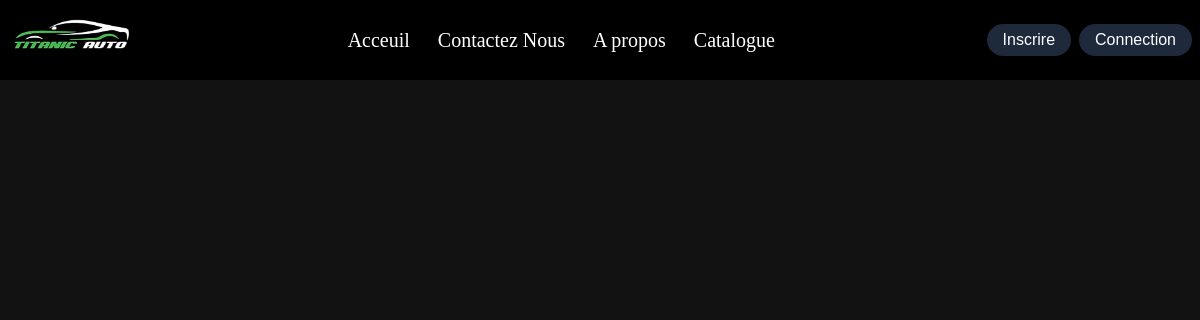
The page /php/Catalogue.php on the database as committed earlier.
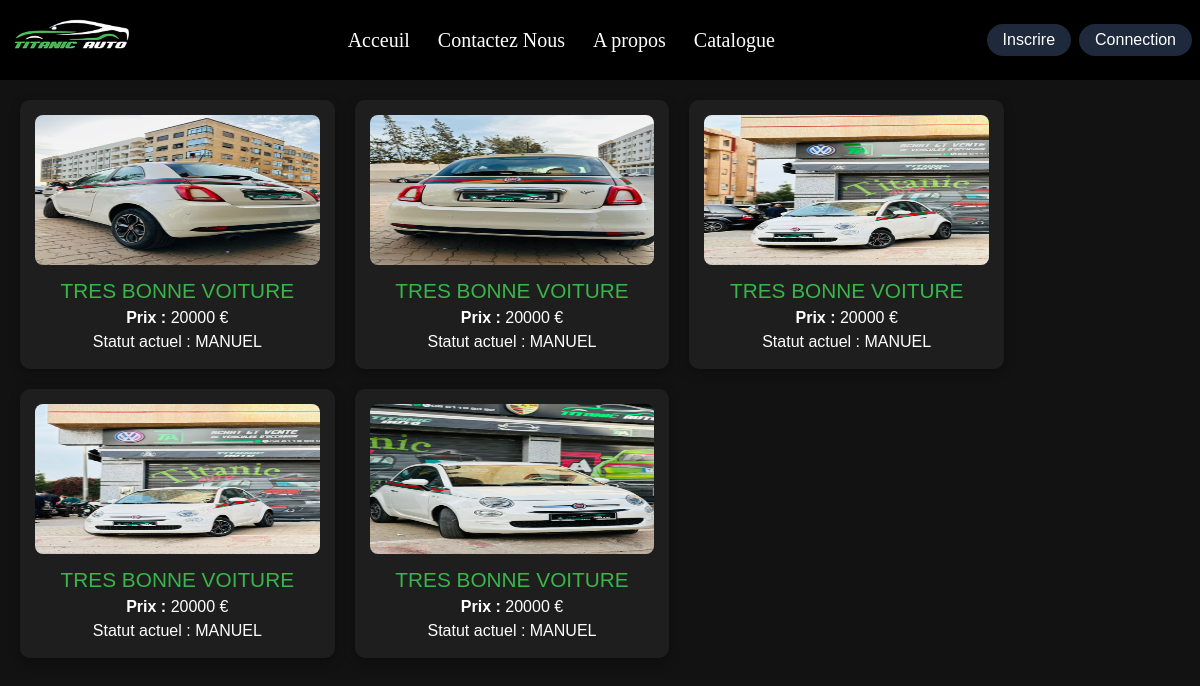
The same page on the database as committed later.
### tables this page shows
CREATE TABLE cars(
    id_cars int AUTO_INCREMENT PRIMARY KEY,
    marque varchar(50),
    model varchar(50),
    annee int(3),
    vin varchar(50) UNIQUE,
    prix int(3),
    type_moteur varchar(50),
    transmission varchar(50),
    couleur varchar(50),
    kilometre int(3),
    nom_proprietaire varchar(50),
    numero_plaque varchar(50),
    etat_region varchar(50),
    statut_actuel varchar(50),
    Commentaires_Notes varchar(50),
    photo varchar(50));

### php/Catalogue.php (the view, shortened to what this page needs)
<?php
include "nav.php";
?>
<?php
include "connect.php";
$query = "SELECT * from cars";
$result = mysqli_query($con, $query);
$cars = mysqli_fetch_all($result, MYSQLI_ASSOC);
?>
<!DOCTYPE html>
<html lang="fr">
<head>
    <link rel="stylesheet" href="../css/Cataloguee.css">
</head>
<body>
    <div class="container">
        <div class="car-list">
            <?php foreach ($cars as $car): ?>
                <div class="car-item">
                    <a href="viewdetailcar.php?id=<?= $car["id_cars"] ?>" style="text-decoration:none;color:white">
                        <img class="car-image" src="<?= $car['photo'] ?>" alt="image.jpg">
                        <h2>
                            <div class="info">
                                <p><?= $car['Commentaires_Notes'] ?></p>
                            </div>
                        </h2>
                        <p><strong>Prix :</strong> <?php echo htmlspecialchars($car['prix']); ?> €</p>
                        <h3>
                            <div class="info">
                                <p>Statut actuel : <?= $car['statut_actuel'] ?></p>
                            </div>
                        </h3>
                    </a>
                </div>
            <?php endforeach; ?>
        </div>
    </div>
</body>
</html>

### php/nav.php (shortened to what this page needs)
<script src="https://cdn.tailwindcss.com"></script>
<link rel="stylesheet" href="../css/nav.css">
<div class="nav sm:w-full w-full p-2 bg-black text-white flex fixed justify-between items-center top-0 z-10">
    <a href="home.php"><img src="../image/logo.jpg" alt="logo" class="w-32 rounded-3xl h-16"></a>
    <ul class="hidden md:flex gap-7 about text-xl">
        <li><a href="home.php" >Acceuil</a></li>
        <li><a href="home.php#Contact" >Contactez Nous</a></li>
        <li><a href="about.php" >A propos</a></li>
        <li><a href="Catalogue.php">Catalogue</a></li>
    </ul>
    <div class="hidden md:flex items-center space-x-2">
        <button class="bg-slate-800 text-white rounded-full px-4 py-1 hover:bg-slate-700">
            <?php
                if(empty($_SESSION['id_client'])){
                    echo "<a href='sign-up.php'>Inscrire</a>";
                }else{
                    echo "<a href='profil.php'>mon profile</a>";
                }
            ?>
        </button>
        <button class="bg-slate-800 text-white rounded-full px-4 py-1 hover:bg-slate-700">
        <?php
                if(empty($_SESSION['id_client'])){
                    echo "<a href='login.php'>Connection</a>";
                }else{
                    echo "<a href='logout.php'>Déconnection</a>";
                }
            ?>
        </button>
    </div>
</div>

### css/nav.css (style rules this page uses)
.about a { font-family: "sour gummy"; }
ul li a { height: 100%; text-decoration: none; display: flex; align-items: center; color: bla; }

### css/Cataloguee.css (style rules this page uses)
* { margin: 0; padding: 0; box-sizing: border-box; }
body { font-family: Arial, sans-serif; background-color: #121212; color: #fff; width: 100%; height: 100vh; }
.container { width: 100%; height: 100%; margin-top: 5em; text-align: center; }
.car-list { display: grid; grid-template-columns: 1fr 1fr 1fr 1fr; gap: 20px; padding: 20px; width: 100%; }
.car-item { background-color: #1e1e1e; border-radius: 10px; padding: 20px; transition: scale 1s ease; box-shadow: 0 4px 12px rgba(0, 0, 0, 0.3); width: auto; user-select: none; }
.car-image { width: 400px; height: 200px; border-radius: 8px; }
h2 { font-size: 1.5rem; color: #39b54a; margin-top: 10px; }
@media screen and (max-width: 1200px) { .car-list { grid-template-columns: 1fr 1fr 1fr; } }
@media screen and (max-width: 1200px) { .car-item { padding: 15px; } }
@media screen and (max-width: 1200px) { .car-image { width: 500px; height: 150px; } }
@media screen and (max-width: 1200px) { h2 { font-size: 1.3rem; } }

Rows that differ between the two databases and show on the page:
added cars: photo (picture), Commentaires_Notes "TRES BONNE VOITURE", prix "20000", statut_actuel "MANUEL"
added cars: photo (picture), Commentaires_Notes "TRES BONNE VOITURE", prix "20000", statut_actuel "MANUEL"
added cars: photo (picture), Commentaires_Notes "TRES BONNE VOITURE", prix "20000", statut_actuel "MANUEL"
added cars: photo (picture), Commentaires_Notes "TRES BONNE VOITURE", prix "20000", statut_actuel "MANUEL"
added cars: photo (picture), Commentaires_Notes "TRES BONNE VOITURE", prix "20000", statut_actuel "MANUEL"
